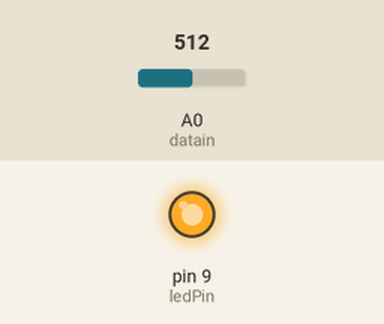
Bench run of a sketch on a simulated Arduino Uno, built with avr-gcc and run on an emulated ATmega328P. Parts: output pins drawn as LEDs (lit = HIGH). Inputs (shaded band) come from the test bench; at power-on: A0 (datain) = 512. What the sketch prints to the serial monitor is not drawn.

Above: at 1.2 s.
1.3 s: A0 (datain) set to 53
2.8 s: A0 (datain) set to 47
At 3.2 s:
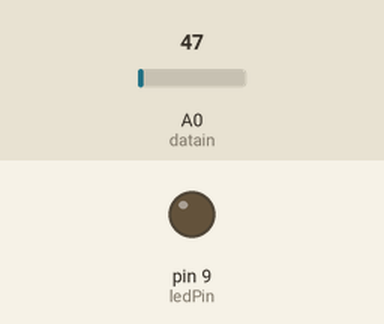
4.3 s: A0 (datain) set to 390
5.8 s: A0 (datain) set to 417
At 6.7 s:
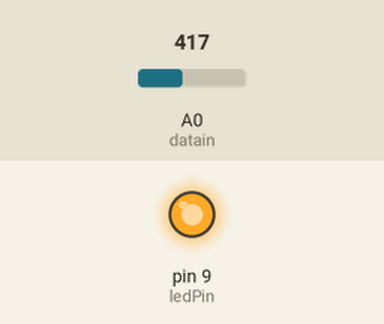
7.3 s: A0 (datain) set to 40
At 7.8 s:
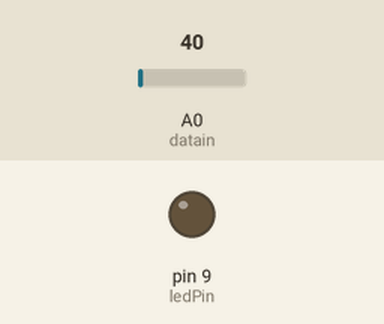
Timing chart, 0 to 9.8 s (numbered marks = the images above; inputs shaded):
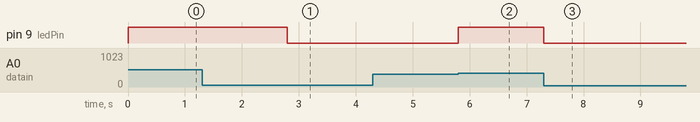

Measured:
- the behaviour switches between 50 and 49 on A0 (datain) (found by bisection; images 0 and 1)
- the behaviour switches between 400 and 401 on A0 (datain) (found by bisection; images 1 and 2)
- after the input at 2.8 s, pin 9 (ledPin): HIGH → LOW at once
- after the input at 5.8 s, pin 9 (ledPin): LOW → HIGH at once
- after the input at 7.3 s, pin 9 (ledPin): HIGH → LOW at once

The sketch:

reciver_without_lib.ino
```cpp
 #define datain A0
 #define ledPin 9

 unsigned int temp = 0;
 const unsigned int upperThreshold = 400;
 const unsigned int lowerThreshold = 50;

 void setup()
 {Serial.begin(74880);
   pinMode(ledPin, OUTPUT);
 }

 void loop(){
   temp=analogRead(datain);
   Serial.println(temp);
    if(temp<lowerThreshold)
    {
     digitalWrite(ledPin, LOW);
    }

   else if(temp>upperThreshold)
   {
     digitalWrite(ledPin, HIGH);
   }
 }
```
